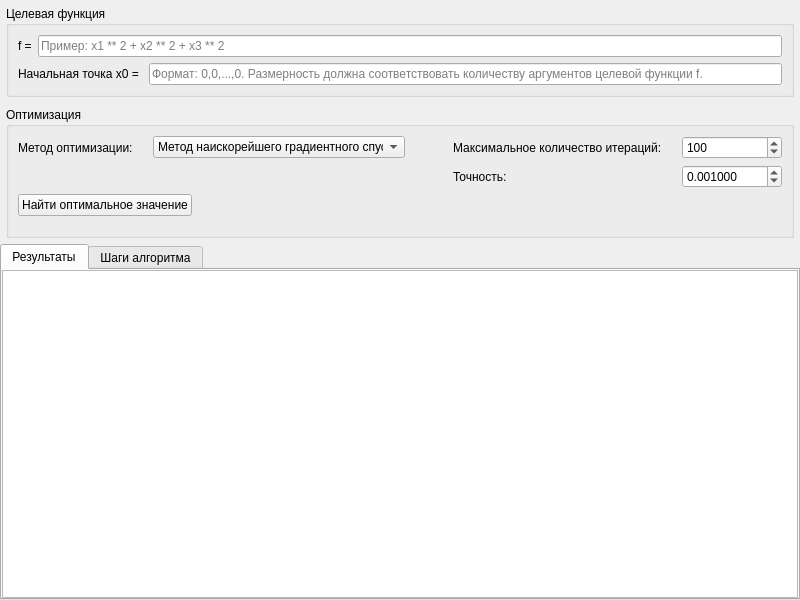
<?xml version="1.0" encoding="UTF-8"?>
<ui version="4.0">
 <class>MainWindow</class>
 <widget class="QMainWindow" name="MainWindow">
  <property name="geometry">
   <rect>
    <x>0</x>
    <y>0</y>
    <width>800</width>
    <height>600</height>
   </rect>
  </property>
  <property name="minimumSize">
   <size>
    <width>800</width>
    <height>600</height>
   </size>
  </property>
  <property name="windowTitle">
   <string>Методы оптимизации</string>
  </property>
  <widget class="QWidget" name="centralwidget">
   <layout class="QVBoxLayout" name="verticalLayout">
    <property name="spacing">
     <number>0</number>
    </property>
    <property name="leftMargin">
     <number>0</number>
    </property>
    <property name="topMargin">
     <number>0</number>
    </property>
    <property name="rightMargin">
     <number>0</number>
    </property>
    <property name="bottomMargin">
     <number>0</number>
    </property>
    <item>
     <layout class="QVBoxLayout" name="topLayout">
      <property name="leftMargin">
       <number>6</number>
      </property>
      <property name="topMargin">
       <number>6</number>
      </property>
      <property name="rightMargin">
       <number>6</number>
      </property>
      <property name="bottomMargin">
       <number>6</number>
      </property>
      <item>
       <widget class="QGroupBox" name="functionGroupBox">
        <property name="title">
         <string>Целевая функция</string>
        </property>
        <layout class="QVBoxLayout" name="verticalLayout_2">
         <item>
          <layout class="QHBoxLayout" name="horizontalLayout">
           <item>
            <widget class="QLabel" name="functionLabel">
             <property name="text">
              <string>f =</string>
             </property>
            </widget>
           </item>
           <item>
            <widget class="QLineEdit" name="functionEdit">
             <property name="text">
              <string/>
             </property>
             <property name="placeholderText">
              <string>Пример: x1 ** 2 + x2 ** 2 + x3 ** 2</string>
             </property>
            </widget>
           </item>
          </layout>
         </item>
         <item>
          <layout class="QHBoxLayout" name="horizontalLayout_2">
           <property name="leftMargin">
            <number>0</number>
           </property>
           <item>
            <widget class="QLabel" name="xLabel">
             <property name="text">
              <string>Начальная точка x0 = </string>
             </property>
            </widget>
           </item>
           <item>
            <widget class="QLineEdit" name="xEdit">
             <property name="text">
              <string/>
             </property>
             <property name="placeholderText">
              <string>Формат: 0,0,...,0. Размерность должна соответствовать количеству аргументов целевой функции f.</string>
             </property>
            </widget>
           </item>
          </layout>
         </item>
        </layout>
       </widget>
      </item>
      <item>
       <spacer name="verticalSpacer">
        <property name="orientation">
         <enum>Qt::Vertical</enum>
        </property>
        <property name="sizeType">
         <enum>QSizePolicy::Fixed</enum>
        </property>
        <property name="sizeHint" stdset="0">
         <size>
          <width>0</width>
          <height>10</height>
         </size>
        </property>
       </spacer>
      </item>
      <item>
       <widget class="QGroupBox" name="methodGroupBox">
        <property name="title">
         <string>Оптимизация</string>
        </property>
        <layout class="QVBoxLayout" name="verticalLayout_3">
         <item>
          <layout class="QGridLayout" name="gridLayout_2">
           <property name="horizontalSpacing">
            <number>48</number>
           </property>
           <item row="1" column="0">
            <layout class="QHBoxLayout" name="horizontalLayout_3">
             <item>
              <widget class="QLabel" name="label_3">
               <property name="text">
                <string>Метод оптимизации:</string>
               </property>
              </widget>
             </item>
             <item>
              <spacer name="horizontalSpacer_4">
               <property name="orientation">
                <enum>Qt::Horizontal</enum>
               </property>
               <property name="sizeType">
                <enum>QSizePolicy::Minimum</enum>
               </property>
               <property name="sizeHint" stdset="0">
                <size>
                 <width>20</width>
                 <height>0</height>
                </size>
               </property>
              </spacer>
             </item>
             <item>
              <widget class="QComboBox" name="methodComboBox">
               <item>
                <property name="text">
                 <string>Метод наискорейшего градиентного спуска</string>
                </property>
               </item>
               <item>
                <property name="text">
                 <string>Метод Ньютона</string>
                </property>
               </item>
               <item>
                <property name="text">
                 <string>Метод сопряженных градиентов</string>
                </property>
               </item>
              </widget>
             </item>
            </layout>
           </item>
           <item row="2" column="1">
            <layout class="QHBoxLayout" name="horizontalLayout_6">
             <item>
              <widget class="QLabel" name="label_5">
               <property name="text">
                <string>Точность:</string>
               </property>
              </widget>
             </item>
             <item>
              <spacer name="horizontalSpacer_3">
               <property name="orientation">
                <enum>Qt::Horizontal</enum>
               </property>
               <property name="sizeType">
                <enum>QSizePolicy::Minimum</enum>
               </property>
               <property name="sizeHint" stdset="0">
                <size>
                 <width>20</width>
                 <height>0</height>
                </size>
               </property>
              </spacer>
             </item>
             <item>
              <widget class="QDoubleSpinBox" name="epsilonSpinBox">
               <property name="minimumSize">
                <size>
                 <width>100</width>
                 <height>0</height>
                </size>
               </property>
               <property name="maximumSize">
                <size>
                 <width>100</width>
                 <height>16777215</height>
                </size>
               </property>
               <property name="decimals">
                <number>6</number>
               </property>
               <property name="maximum">
                <double>100.000000000000000</double>
               </property>
               <property name="singleStep">
                <double>0.001000000000000</double>
               </property>
               <property name="stepType">
                <enum>QAbstractSpinBox::AdaptiveDecimalStepType</enum>
               </property>
               <property name="value">
                <double>0.001000000000000</double>
               </property>
              </widget>
             </item>
            </layout>
           </item>
           <item row="1" column="1">
            <layout class="QHBoxLayout" name="horizontalLayout_4">
             <item>
              <widget class="QLabel" name="label_4">
               <property name="text">
                <string>Максимальное количество итераций:</string>
               </property>
              </widget>
             </item>
             <item>
              <spacer name="horizontalSpacer_2">
               <property name="orientation">
                <enum>Qt::Horizontal</enum>
               </property>
               <property name="sizeType">
                <enum>QSizePolicy::Minimum</enum>
               </property>
               <property name="sizeHint" stdset="0">
                <size>
                 <width>20</width>
                 <height>0</height>
                </size>
               </property>
              </spacer>
             </item>
             <item>
              <widget class="QSpinBox" name="iterationSpinBox">
               <property name="minimumSize">
                <size>
                 <width>100</width>
                 <height>0</height>
                </size>
               </property>
               <property name="maximumSize">
                <size>
                 <width>100</width>
                 <height>16777215</height>
                </size>
               </property>
               <property name="maximum">
                <number>999999999</number>
               </property>
               <property name="singleStep">
                <number>10</number>
               </property>
               <property name="stepType">
                <enum>QAbstractSpinBox::AdaptiveDecimalStepType</enum>
               </property>
               <property name="value">
                <number>100</number>
               </property>
              </widget>
             </item>
            </layout>
           </item>
          </layout>
         </item>
         <item>
          <layout class="QHBoxLayout" name="horizontalLayout_5">
           <item>
            <widget class="QPushButton" name="startButton">
             <property name="maximumSize">
              <size>
               <width>200</width>
               <height>16777215</height>
              </size>
             </property>
             <property name="text">
              <string>Найти оптимальное значение</string>
             </property>
            </widget>
           </item>
           <item>
            <spacer name="horizontalSpacer">
             <property name="orientation">
              <enum>Qt::Horizontal</enum>
             </property>
             <property name="sizeHint" stdset="0">
              <size>
               <width>40</width>
               <height>20</height>
              </size>
             </property>
            </spacer>
           </item>
          </layout>
         </item>
         <item>
          <spacer name="verticalSpacer_2">
           <property name="orientation">
            <enum>Qt::Vertical</enum>
           </property>
           <property name="sizeType">
            <enum>QSizePolicy::Fixed</enum>
           </property>
           <property name="sizeHint" stdset="0">
            <size>
             <width>0</width>
             <height>10</height>
            </size>
           </property>
          </spacer>
         </item>
        </layout>
       </widget>
      </item>
     </layout>
    </item>
    <item>
     <layout class="QVBoxLayout" name="bottomLayout">
      <property name="spacing">
       <number>0</number>
      </property>
      <item>
       <widget class="QTabWidget" name="tabWidget">
        <property name="currentIndex">
         <number>0</number>
        </property>
        <widget class="QWidget" name="resultsTab">
         <attribute name="title">
          <string>Результаты</string>
         </attribute>
         <layout class="QVBoxLayout" name="verticalLayout_4">
          <property name="spacing">
           <number>0</number>
          </property>
          <property name="leftMargin">
           <number>0</number>
          </property>
          <property name="topMargin">
           <number>0</number>
          </property>
          <property name="rightMargin">
           <number>0</number>
          </property>
          <property name="bottomMargin">
           <number>0</number>
          </property>
          <item>
           <widget class="QTextBrowser" name="resultsTextBrowser"/>
          </item>
         </layout>
        </widget>
        <widget class="QWidget" name="stepsTab">
         <attribute name="title">
          <string>Шаги алгоритма</string>
         </attribute>
         <layout class="QVBoxLayout" name="verticalLayout_5">
          <property name="spacing">
           <number>0</number>
          </property>
          <property name="leftMargin">
           <number>0</number>
          </property>
          <property name="topMargin">
           <number>0</number>
          </property>
          <property name="rightMargin">
           <number>0</number>
          </property>
          <property name="bottomMargin">
           <number>0</number>
          </property>
          <item>
           <widget class="QTextBrowser" name="stepsTextBrowser"/>
          </item>
         </layout>
        </widget>
       </widget>
      </item>
     </layout>
    </item>
   </layout>
  </widget>
 </widget>
 <resources/>
 <connections/>
</ui>
